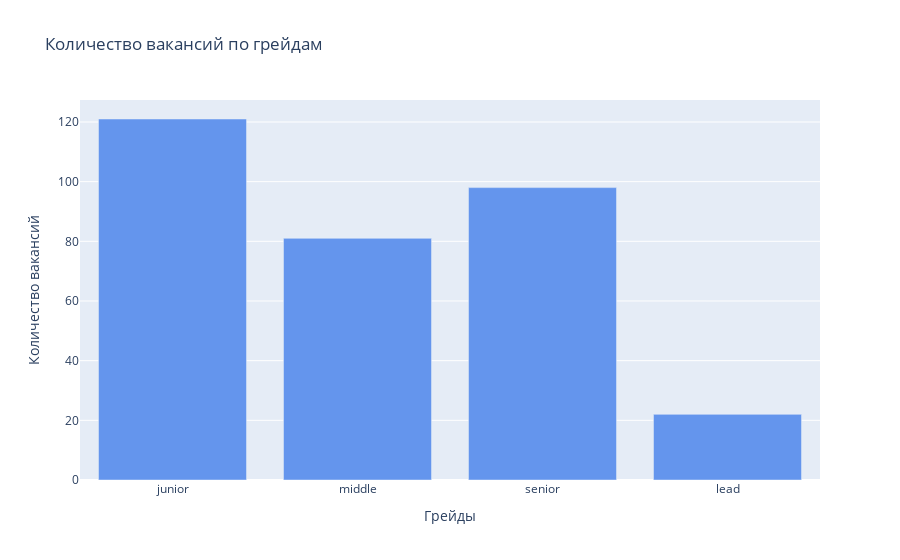

Notebook code cell kept with this figure:
### Markdown cell above
Из всего числа имеющихся примеров датасета грейды удалось выделить лишь у 6%. Делаем вывод, что в дальнейшей работе эта сторона вакансий нерепрезентативна, использовать не будем.

### Code cell
fig = go.Figure(data=[go.Bar(x=list(levels_dict.keys()), y=df[[*levels_dict.keys()]].sum().values, marker_color='#6495ED')])
fig.update_xaxes(title_text='Грейды')
fig.update_yaxes(title_text='Количество вакансий')
fig.update_layout(title='Количество вакансий по грейдам')

fig.show()

### Figure 1 — Plotly figure (JSON) as saved in the notebook; plotly's stock layout.template omitted (floating-point values rounded to 4 significant figures)
{"data": [{"marker": {"color": "#6495ED"}, "type": "bar", "x": ["junior", "middle", "senior", "lead"], "y": [121, 81, 98, 22]}], "layout": {"title": {"text": "Количество вакансий по грейдам"}, "xaxis": {"title": {"text": "Грейды"}}, "yaxis": {"title": {"text": "Количество вакансий"}}}}
